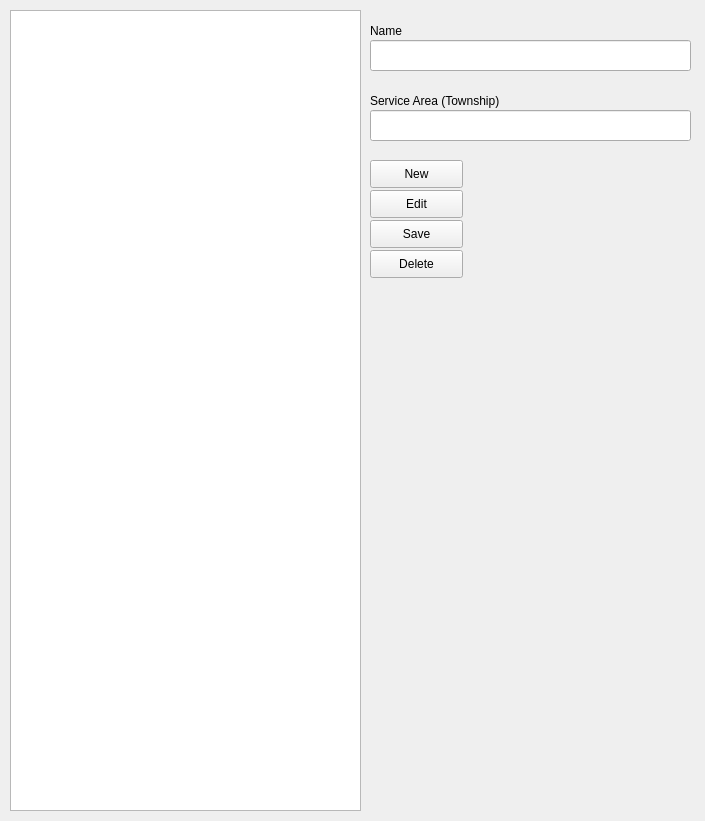
<?xml version="1.0" encoding="UTF-8"?>
<ui version="4.0">
 <class>MainWindow</class>
 <widget class="QMainWindow" name="MainWindow">
  <property name="geometry">
   <rect>
    <x>0</x>
    <y>0</y>
    <width>705</width>
    <height>821</height>
   </rect>
  </property>
  <property name="windowTitle">
   <string>Loan Officer Management</string>
  </property>
  <widget class="QWidget" name="centralwidget">
   <widget class="QTableView" name="officerTable">
    <property name="geometry">
     <rect>
      <x>10</x>
      <y>10</y>
      <width>351</width>
      <height>801</height>
     </rect>
    </property>
   </widget>
   <widget class="QPushButton" name="newButton">
    <property name="geometry">
     <rect>
      <x>370</x>
      <y>160</y>
      <width>93</width>
      <height>28</height>
     </rect>
    </property>
    <property name="text">
     <string>New</string>
    </property>
   </widget>
   <widget class="QPushButton" name="saveButton">
    <property name="geometry">
     <rect>
      <x>370</x>
      <y>220</y>
      <width>93</width>
      <height>28</height>
     </rect>
    </property>
    <property name="text">
     <string>Save</string>
    </property>
   </widget>
   <widget class="QPushButton" name="editButton">
    <property name="geometry">
     <rect>
      <x>370</x>
      <y>190</y>
      <width>93</width>
      <height>28</height>
     </rect>
    </property>
    <property name="text">
     <string>Edit</string>
    </property>
   </widget>
   <widget class="QPushButton" name="deleteButton">
    <property name="geometry">
     <rect>
      <x>370</x>
      <y>250</y>
      <width>93</width>
      <height>28</height>
     </rect>
    </property>
    <property name="text">
     <string>Delete</string>
    </property>
   </widget>
   <widget class="QLineEdit" name="officerName">
    <property name="geometry">
     <rect>
      <x>370</x>
      <y>40</y>
      <width>321</width>
      <height>31</height>
     </rect>
    </property>
   </widget>
   <widget class="QLabel" name="label_2">
    <property name="geometry">
     <rect>
      <x>370</x>
      <y>20</y>
      <width>111</width>
      <height>21</height>
     </rect>
    </property>
    <property name="text">
     <string>Name</string>
    </property>
   </widget>
   <widget class="QLineEdit" name="officerServiceArea">
    <property name="geometry">
     <rect>
      <x>370</x>
      <y>110</y>
      <width>321</width>
      <height>31</height>
     </rect>
    </property>
   </widget>
   <widget class="QLabel" name="label_3">
    <property name="geometry">
     <rect>
      <x>370</x>
      <y>90</y>
      <width>171</width>
      <height>21</height>
     </rect>
    </property>
    <property name="text">
     <string>Service Area (Township)</string>
    </property>
   </widget>
  </widget>
 </widget>
 <resources/>
 <connections/>
</ui>
